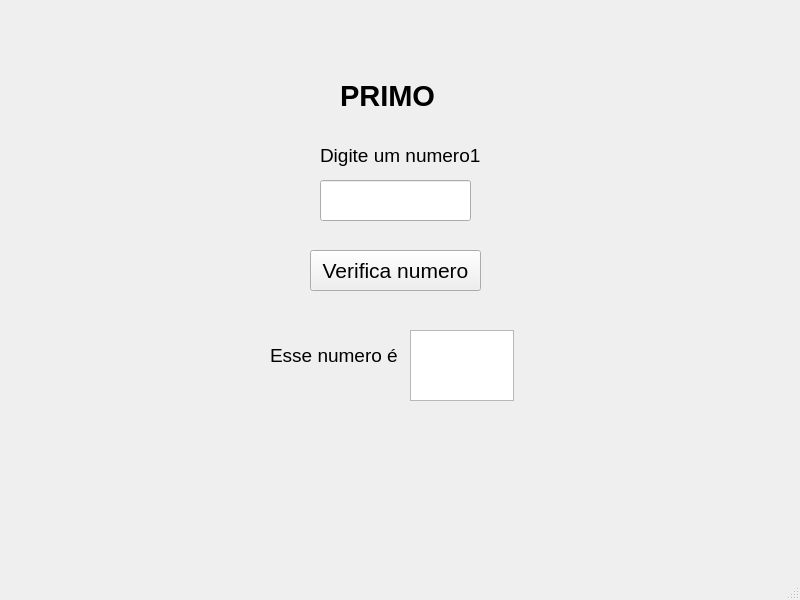
<?xml version="1.0" encoding="UTF-8"?>
<ui version="4.0">
 <class>MainWindow</class>
 <widget class="QMainWindow" name="MainWindow">
  <property name="geometry">
   <rect>
    <x>0</x>
    <y>0</y>
    <width>800</width>
    <height>600</height>
   </rect>
  </property>
  <property name="windowTitle">
   <string>MainWindow</string>
  </property>
  <widget class="QWidget" name="centralwidget">
   <widget class="QLabel" name="label">
    <property name="geometry">
     <rect>
      <x>320</x>
      <y>140</y>
      <width>181</width>
      <height>31</height>
     </rect>
    </property>
    <property name="font">
     <font>
      <pointsize>14</pointsize>
     </font>
    </property>
    <property name="text">
     <string>Digite um numero1</string>
    </property>
   </widget>
   <widget class="QLabel" name="label_2">
    <property name="geometry">
     <rect>
      <x>340</x>
      <y>80</y>
      <width>181</width>
      <height>31</height>
     </rect>
    </property>
    <property name="font">
     <font>
      <pointsize>22</pointsize>
      <weight>75</weight>
      <bold>true</bold>
     </font>
    </property>
    <property name="text">
     <string>PRIMO</string>
    </property>
   </widget>
   <widget class="QLineEdit" name="lineEditnum1">
    <property name="geometry">
     <rect>
      <x>320</x>
      <y>180</y>
      <width>151</width>
      <height>41</height>
     </rect>
    </property>
   </widget>
   <widget class="QPushButton" name="pushButton">
    <property name="geometry">
     <rect>
      <x>310</x>
      <y>250</y>
      <width>171</width>
      <height>41</height>
     </rect>
    </property>
    <property name="font">
     <font>
      <pointsize>16</pointsize>
     </font>
    </property>
    <property name="text">
     <string>Verifica numero</string>
    </property>
   </widget>
   <widget class="QLabel" name="label_3">
    <property name="geometry">
     <rect>
      <x>270</x>
      <y>340</y>
      <width>181</width>
      <height>31</height>
     </rect>
    </property>
    <property name="font">
     <font>
      <pointsize>14</pointsize>
     </font>
    </property>
    <property name="text">
     <string>Esse numero é</string>
    </property>
   </widget>
   <widget class="QTextEdit" name="textEdit">
    <property name="geometry">
     <rect>
      <x>410</x>
      <y>330</y>
      <width>104</width>
      <height>71</height>
     </rect>
    </property>
   </widget>
  </widget>
  <widget class="QMenuBar" name="menubar">
   <property name="geometry">
    <rect>
     <x>0</x>
     <y>0</y>
     <width>800</width>
     <height>21</height>
    </rect>
   </property>
  </widget>
  <widget class="QStatusBar" name="statusbar"/>
 </widget>
 <resources/>
 <connections/>
</ui>
